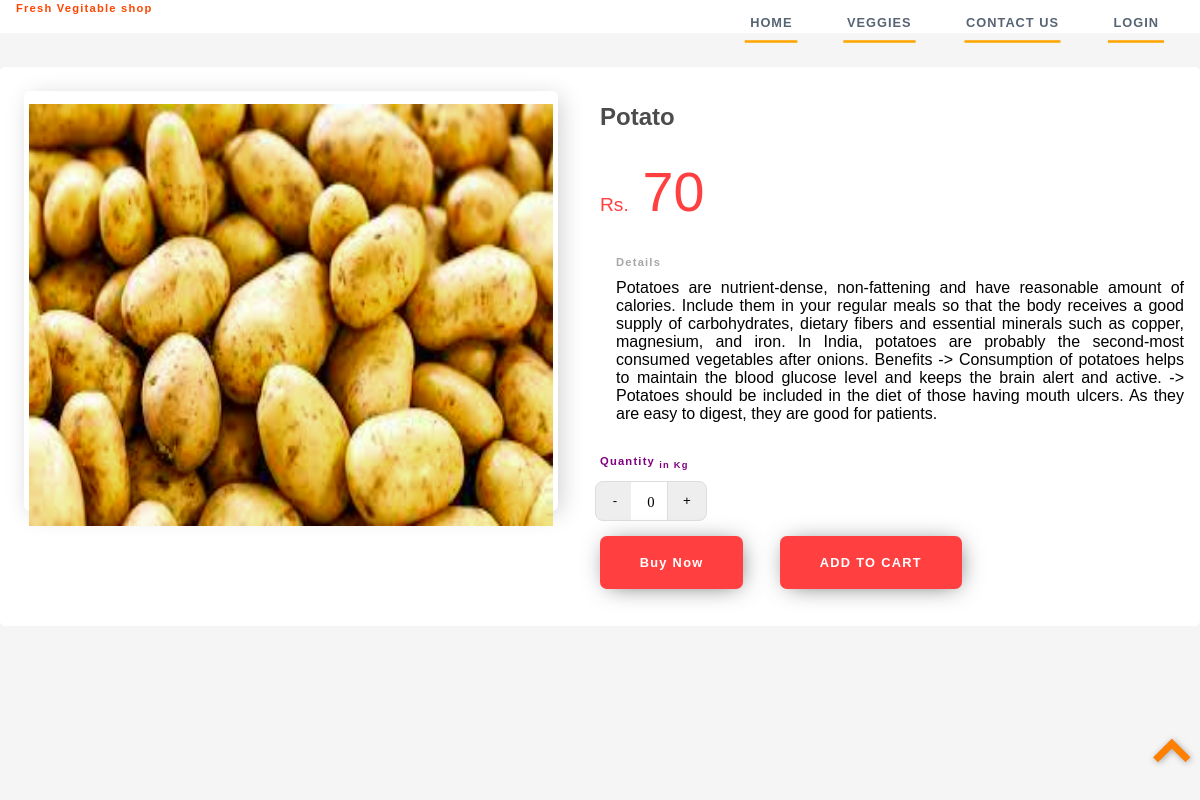
The app's page /productGet/5/ with its own data.
### app1/models.py (models this page shows)
class Product(models.Model):
    Category = models.ForeignKey(Category,on_delete=models.CASCADE)
    Name = models.TextField(max_length=100)
    Quantity = models.IntegerField()
    Discription = models.TextField()
    image = models.ImageField( upload_to='ProductImage' , blank=True)
    Price= models.IntegerField()

### app1/views.py (the view)
# urls.py: path('productGet/<int:id>/',productget,name="ProductDetails"),
def productget(request,id):
      a = Product.objects.get(id=id)
      return render(request,"Product_Details.html",{'data':a})

### app1/TEMPLATES/Product_Details.html (shortened to what this page needs)
{% extends 'base.html' %}
{%block abc%}
<!DOCTYPE html>
<html lang="en">
<head>
</head>
</body>
<section class="product">
    <div class="product__photo">
        <div class="photo-container">
            <div class="photo-main">
                <img src="{{data.image.url}}" id="image" alt="green apple slice">
            </div>
        </div>
    </div>
    <div class="product__info">
        <div class="title">
            <h1>{{data.Name}}</h1>
        </div>
        <div class="price">
            Rs. <span>{{data.Price}}</span>
        </div>
        <div class="description">
            <h3>Details</h3>
            <p>
                {{data.Discription}}
            </p>
        </div>
        <div class="box-1">
            <div class="qun">
                <h3>
                    Quantity
            <sub>in Kg</sub>
                </h3>
            </div>
            <div class="quantity-field">
                <button class="value-button decrease-button" onclick="decreaseValue(this)" title="Azalt">-</button>
                <div class="number">0</div>
                <button class="value-button increase-button" onclick="increaseValue(this, {{data.Quantity}})" title="Arrtır">+
                </button>
            </div>
        </div>
        {% if data.Quantity > 0 %}
        <form method ="POST" action="{% url 'buy' %}">
            <button class="buy--btn" type="submit">Buy Now</button>
        </form>
         <form method ="POST" style="margin-left:180px; margin-top:-53px;" action="{% url 'addCart' %}">
            <button class="buy--btn" type="submit">ADD TO CART</button>
        </form>
        {% else %}
        <button class="buy--btn" type="none">Product out of stock</button>
        {% endif %}
    </div>
</section>
</body>
</html>
{% endblock %}

### app1/TEMPLATES/base.html (style rules this page uses)
* { padding: 0; margin: 0; box-sizing: border-box; font-family: 'Poppins', sans-serif; }
body { font-family: Arial, sans-serif; margin: 0; padding: 0; background-color: #f0f0f0; }
*, *:after, *::before { -webkit-box-sizing: border-box; -moz-box-sizing: border-box; box-sizing: border-box; }
body { font-family: 'Raleway', sans-serif; }

### app1/TEMPLATES/Product_Details.html (style rules this page uses)
* { padding: 0%; margin: 0; }
body { display: grid; grid-template-rows: 1fr; font-family: "Raleway", sans-serif; background-color: #f5f5f5; }
h3 { font-size: 0.7em; letter-spacing: 1.2px; color: #a6a6a6; }
img { max-width: 100%; filter: drop-shadow(1px 1px 3px #a6a6a6); }
.product { display: grid; grid-template-columns: 1fr 1fr; margin: 1% auto; padding: 1.5em 0; min-width: 650px; background-color: white; border-radius: 5px; }
.product__photo { position: relative; max-height: 400px; }
.photo-container { position: absolute; left: 1.5em; display: grid; grid-template-rows: 1fr; width: 89%; height: 105%; border-radius: 6px; box-shadow: 4px 4px 25px -2px rgba(0, 0, 0, 0.2); }
.photo-main { border-radius: 6px 6px 0 0; background-color: #fff; width:100%; height:400px; position: absolute; }
.photo-main img { position: absolute; top: 0.5em; height: 108%; width:100%; filter: saturate(150%) contrast(100%) hue-rotate(10deg); padding: 5px; }
.product__info { padding: 0.8em 0; }
.description { clear: left; margin: 2em 1em; text-align: justify; }
.description h3 { margin-bottom: 1em; }
.quantity-field { display: flex; width: 120px; height: 40px; margin: 0 auto; margin-left: -5px; margin-top: 10px; }
.quantity-field .value-button { border: 1px solid #ddd; margin: 0px; width: 40px; height: 100%; padding: 0; background: #eee; outline: none; cursor: pointer; }
.quantity-field .decrease-button { margin-right: -4px; border-radius: 8px 0 0 8px; }
.quantity-field .increase-button { margin-left: -4px; border-radius: 0 8px 8px 0; }
.quantity-field .number { display: inline-block; text-align: center; border: none; border-top: 1px solid #ddd; border-bottom: 1px solid #ddd; margin: 0px; width: 40px; height: 100%; line-height: 40px; font-size: 11pt; box-sizing: border-box; background: white; font-family: calibri; }
.box-1 { margin: 15px 0; }
.box-1 h3 { color: purple; }

### records on screen
Product: image (picture), Name "Potato", Price "70", Discription "Potatoes are nutrient-dense, non-fattening and have reasonable amount of calories. Include them in your regular meals so that the body receives a good supply of carbohydrates, dietary fibers and essential minerals such as copper, magnesium, and iron. In India, potatoes are probably the second-most consumed vegetables after onions. Benefits -> Consumption of potatoes helps to maintain the blood glucose level and keeps the brain alert and active. -> Potatoes should be included in the diet of those having mouth ulcers. As they are easy to digest, they are good for patients."
